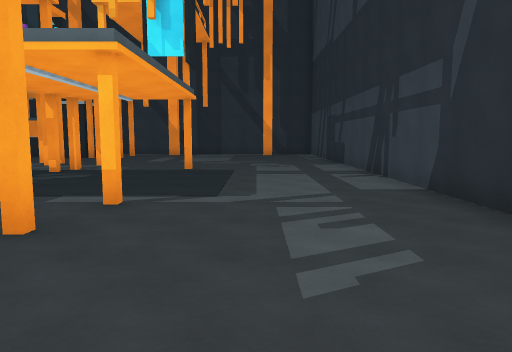
View 1 (above)

16 first-person views from a walk through a Unity game level. The camera is 1.5 m above the floor, tilts 6° down and sees 70° across. The floor is counted in squares, 2 m on a side. Each view is taken from the middle of a square. On the plan, view 1 faces up. The plan holds only what a view shows up to about 11 squares ahead; the rest is blank. The player is left out.

View 2
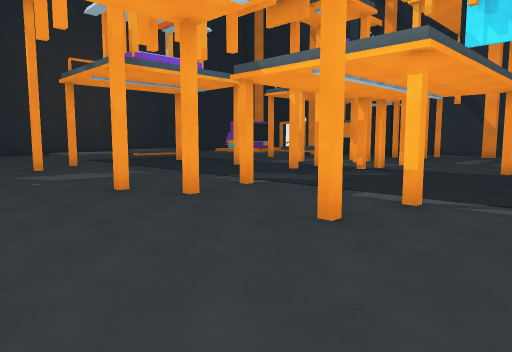

View 3
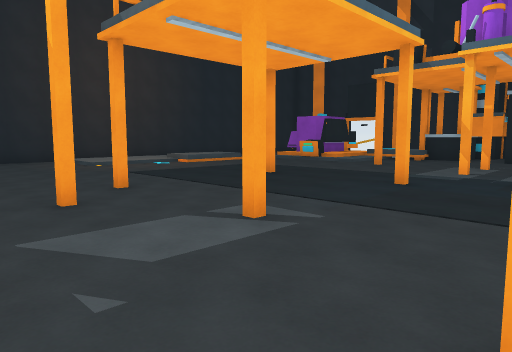

View 4
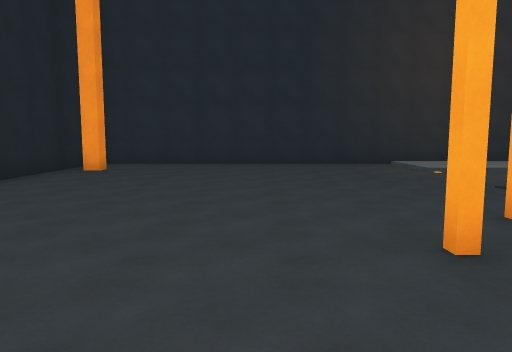

View 5
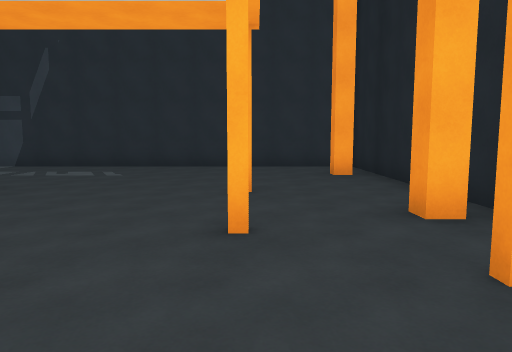

View 6
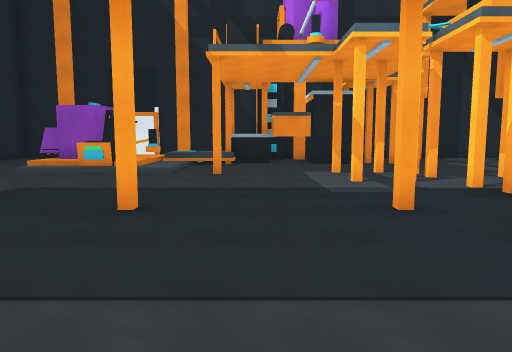

View 7
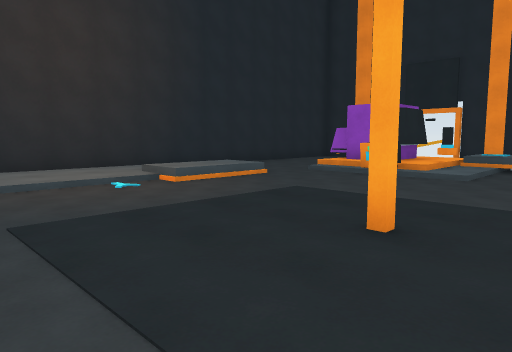

View 8
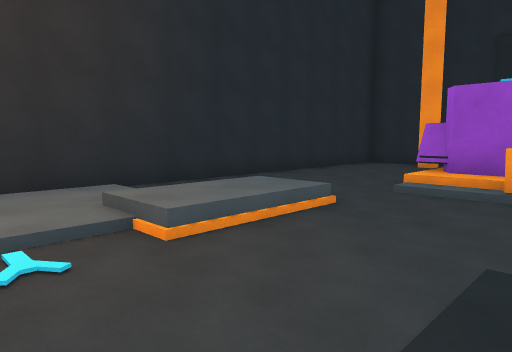

View 9
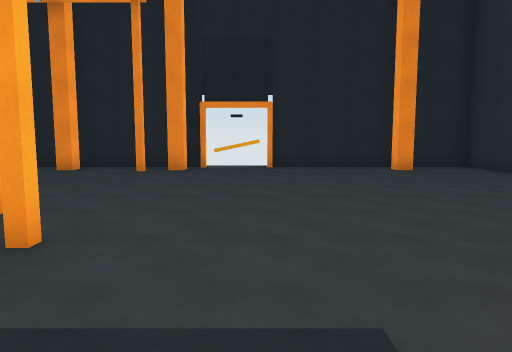

View 10
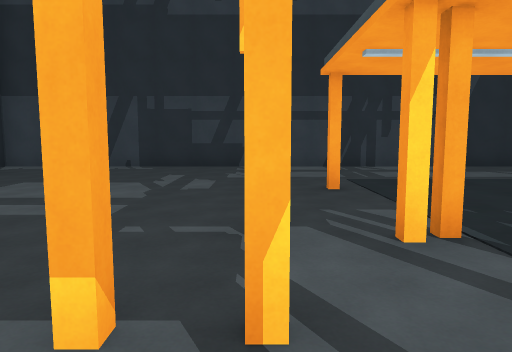

View 11
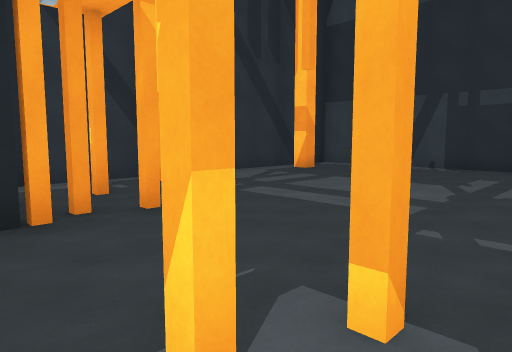

View 12
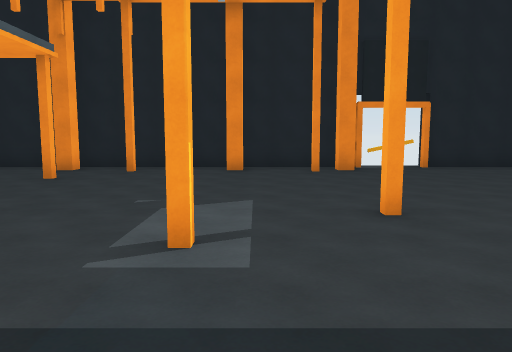

View 13
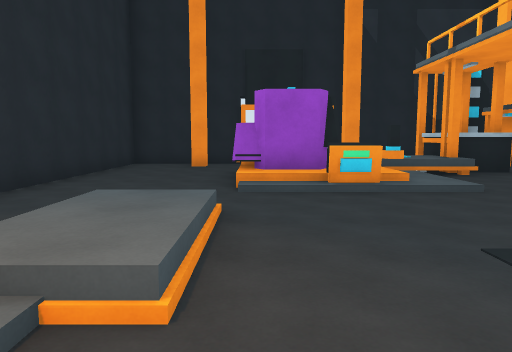

View 14
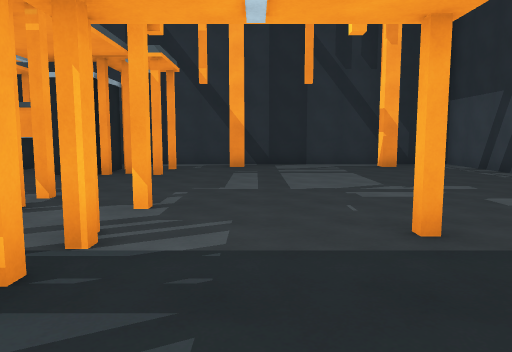

View 15
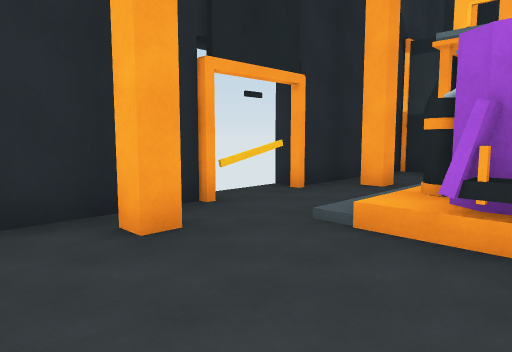

View 16
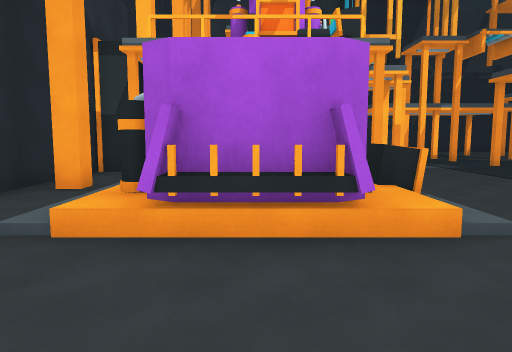

### Floor plan
Key: @ floor where view 1 was taken; # wall or solid block; . main floor; : floor 0.25 m higher than the main floor; + floor 0.5 m higher than the main floor; / step, stairs or slope; O other object.
Columns run from 18 left of view 1 to 3 right of it. Each row starts with its distance up from view 1.
 17 ####  ####   #########
 16 #.....#..#   ##......#
 15 #...////##  ##.......#
 14 #...OO  ######.......#
 13 #...OO+//............#
 12 #...OOO/.............#
 11 #....O//#...#........#
 10 #...........#.O......#
  9 #..+........#.O.O....#
  8 #/:+.................#
  7 #///....O..O..#......#
  6 #/:/.................#
  5 #///.................#
  4 #.............O.O....#
  3 #.......O..O.........#
  2 #........#...#.......#
  1 #....................#
  0 #.................@..#
 -1 #.............#.#....#
 -2 #........#...#.......#
 -3 #.......#............#
 -4 ######  ##############

Positions as (right, up) in squares from view 1, and headings:
1: (0, 0), facing up
2: (0, 0), facing up-left
3: (-5, 1), facing up-left
4: (-7, 1), facing left
5: (-7, -1), facing right
6: (-9, 3), facing up
7: (-9, 4), facing up-left
8: (-12, 6), facing up-left
9: (-12, 6), facing down
10: (-7, 10), facing right
11: (-7, 10), facing up-right
12: (-8, 6), facing down
13: (-14, 6), facing up
14: (-3, 6), facing up
15: (-17, 13), facing up-right
16: (-17, 13), facing right
